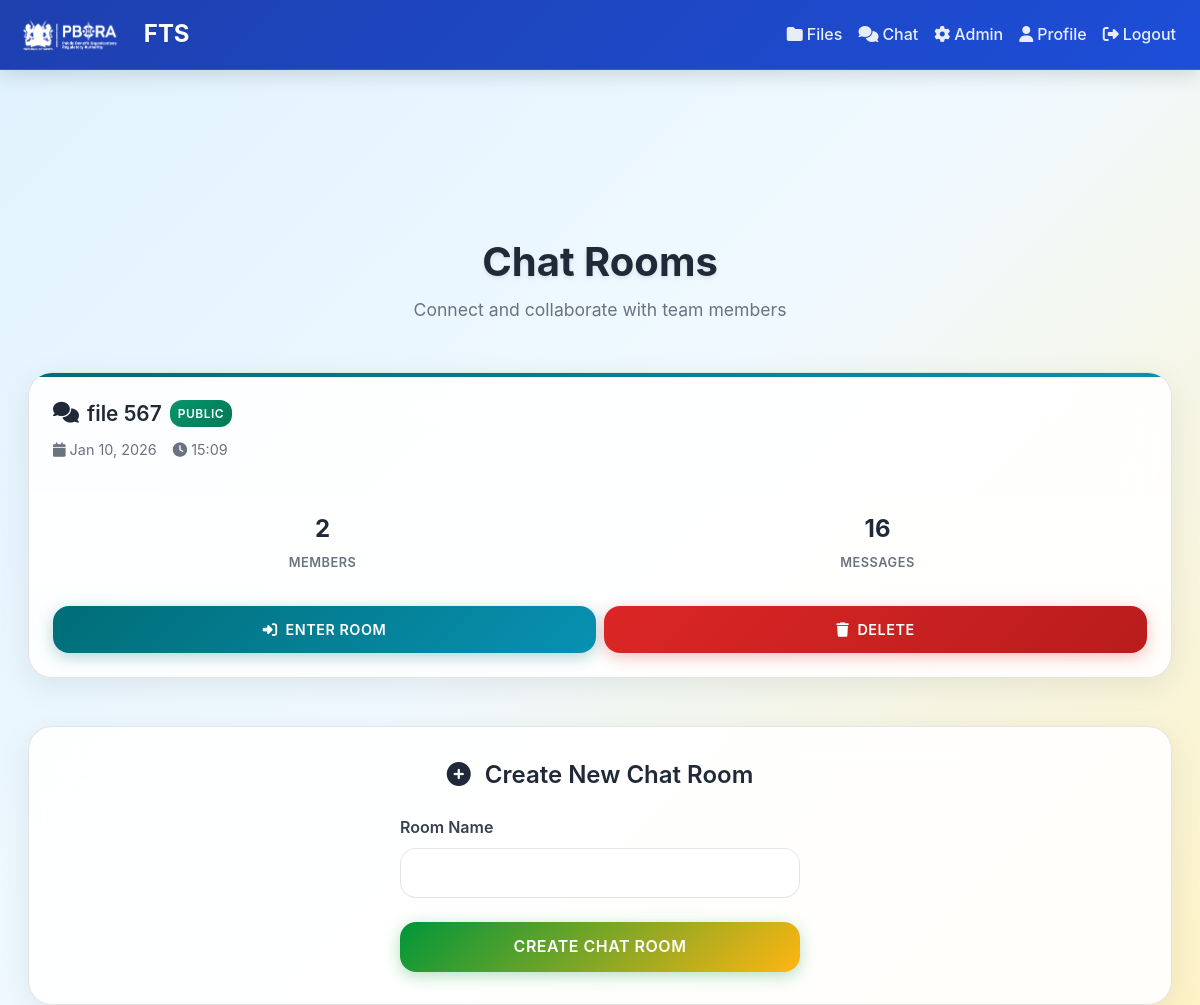
The page /chat/rooms (signed in) on the database its author committed.
### app/models.py (models this page shows)
class ChatRoom(db.Model):
    __tablename__ = "chat_rooms"
    id = db.Column(db.Integer, primary_key=True)
    name = db.Column(db.String(150), nullable=False)
    file_id = db.Column(db.Integer, db.ForeignKey("files.id"), nullable=True)
    is_private = db.Column(db.Boolean, default=False)
    created_at = db.Column(db.DateTime, default=datetime.utcnow)
    messages = db.relationship("ChatMessage", backref="room", lazy=True)
    members = db.relationship("ChatRoomMember", backref="room", lazy=True)
    file = db.relationship("FileRecord")

### app/routes/chat.py (the view)
@bp.route("/rooms")
@login_required
def rooms():
    rooms = ChatRoom.query.all()
    form = CreateChatRoomForm()
    room_unread_counts = {}
    for room in rooms:
        if can_access_chat(current_user, room):
            membership = ChatRoomMember.query.filter_by(room_id=room.id, user_id=current_user.id).first()
            if membership:
                unread_count = ChatMessage.query.filter(
                    ChatMessage.room_id == room.id,
                    ChatMessage.timestamp > membership.last_read_at
                ).count()
                room_unread_counts[room.id] = unread_count
            else:
                room_unread_counts[room.id] = len(room.messages)
        else:
            room_unread_counts[room.id] = 0
    return render_template("chat/rooms.html", rooms=rooms, form=form, room_unread_counts=room_unread_counts)

### app/forms.py
class CreateChatRoomForm(FlaskForm):
    name = StringField("Room Name", validators=[DataRequired()])
    submit = SubmitField("Create Chat Room")

### app/models.py (called while the page is built)
    def is_admin(self):
        return self.role == "admin"

### app/routes/chat.py (called while the page is built, shortened)
def can_access_chat(user, room):
    if user.is_admin():
        return True

### app/templates/chat/rooms.html (shortened to what this page needs)
{% extends "base.html" %}
{% block content %}
<div class="container-fluid mt-5">
    <div class="page-header fade-in-up">
        <h1 class="page-title">Chat Rooms</h1>
        <p class="page-subtitle">Connect and collaborate with team members</p>
    </div>
    <div class="rooms-container">
        {% for room in rooms %}
        <div class="room-card fade-in-up">
            {% set unread_count = room_unread_counts.get(room.id, 0) %}
            <div class="room-header">
                <div class="room-name">
                    <i class="fas fa-comments"></i>
                    {{ room.name }}
                    <span class="room-badge badge-{{ 'private' if room.is_private else 'public' }}">
                        {{ 'Private' if room.is_private else 'Public' }}
                    </span>
                </div>
                <div class="room-meta">
                    <span><i class="fas fa-calendar me-1"></i>{{ room.created_at.strftime('%b %d, %Y') }}</span>
                    <span><i class="fas fa-clock me-1"></i>{{ room.created_at.strftime('%H:%M') }}</span>
                </div>
            </div>
            <div class="room-stats">
                <div class="stat-item">
                    <span class="stat-value">{{ room.members|length }}</span>
                    <span class="stat-label">Members</span>
                </div>
                <div class="stat-item">
                    <span class="stat-value">{{ room.messages|length }}</span>
                    <span class="stat-label">Messages</span>
                </div>
            </div>
            <div class="room-actions">
                <a href="{{ url_for('chat.chat_room', room_id=room.id) }}" class="btn-room btn-enter">
                    <i class="fas fa-sign-in-alt"></i>
                    Enter Room
                </a>
                {% if current_user.is_admin() %}
                <a href="{{ url_for('chat.delete_room', room_id=room.id) }}" class="btn-room btn-delete-room">
                    <i class="fas fa-trash"></i>
                    Delete
                </a>
                {% endif %}
            </div>
        </div>
        {% endfor %}
    </div>
    <div class="create-section fade-in-up">
        <h3 class="create-title">
            <i class="fas fa-plus-circle me-2"></i>
            Create New Chat Room
        </h3>
        <form method="POST" action="{{ url_for('chat.create_room') }}" class="create-form">
            <div class="form-group">
                {{ form.name.label(class="form-label") }}
                {{ form.name(class="form-control") }}
            </div>
            {{ form.submit(class="btn-create") }}
        </form>
    </div>
</div>
{% endblock %}

### app/static/css/style.css (style rules this page uses)
:root { --primary-color: #1e40af; --primary-hover: #1d4ed8; --primary-light: #dbeafe; --secondary-color: #059669; --secondary-hover: #047857; --accent-color: #d97706; --accent-hover: #b45309; --text-primary: #111827; --text-secondary: #374151; --text-muted: #6b7280; --bg-primary: #ffffff; --bg-secondary: #f9fafb; --bg-tertiary: #f3f4f6; --border-color: #e5e7eb; --border-hover: #d1d5db; --success-color: #059669; --success-bg: #ecfdf5; --error-color: #dc2626; --error-bg: #fef2f2; --warning-color: #d97706; --warning-bg: #fffbeb; --info-color: #0891b2; --info-bg: #ecfeff; --shadow-sm: 0 1px 2px 0 rgba(0, 0, 0, 0.05); --shadow-md: 0 4px 6px -1px rgba(0, 0, 0, 0.1), 0 2px 4px -1px rgba(0, 0, 0, 0.06); --shadow-lg: 0 10px 15px -3px rgba(0, 0, 0, 0.1), 0 4px 6px -2px rgba(0, 0, 0, 0.05); --shadow-xl: 0 20px 25px -5px rgba(0, 0, 0, 0.1), 0 10px 10px -5px rgba(0, 0, 0, 0.04); --font-size-xs: 0.75rem; --font-size-sm: 0.875rem; --font-size-base: 1rem; --font-size-lg: 1.125rem; --font-size-xl: 1.25rem; --font-size-2xl: 1.5rem; --font-size-3xl: 1.875rem; --font-size-4xl: 2.25rem; --spacing-xs: 0.25rem; --spacing-sm: 0.5rem; --spacing-md: 1rem; --spacing-lg: 1.5rem; --spacing-xl: 2rem; --spacing-2xl: 3rem; --radius-sm: 0.25rem; --radius-md: 0.375rem; --radius-lg: 0.5rem; --radius-xl: 0.75rem; --radius-2xl: 1rem; --transition-fast: 0.15s ease-in-out; --transition-normal: 0.3s ease-in-out; --transition-slow: 0.5s ease-in-out; }
body { font-family: 'Inter', -apple-system, BlinkMacSystemFont, 'Segoe UI', Roboto, 'Helvetica Neue', Arial, sans-serif; font-size: var(--font-size-base); line-height: 1.6; color: var(--text-primary); background-color: var(--bg-secondary); -webkit-font-smoothing: antialiased; -moz-osx-font-smoothing: grayscale; }
h1, h2, h3, h4, h5, h6 { font-weight: 600; line-height: 1.3; margin-bottom: var(--spacing-md); color: var(--text-primary); }
h1 { font-size: var(--font-size-3xl); }
h3 { font-size: var(--font-size-xl); }
p { margin-bottom: var(--spacing-md); color: var(--text-secondary); }
.form-control, .form-select { border: 2px solid var(--border-color); border-radius: var(--radius-md); padding: var(--spacing-sm) var(--spacing-md); font-size: var(--font-size-base); transition: all var(--transition-fast); background: var(--bg-primary); color: var(--text-primary); }
.form-control::placeholder { color: var(--text-muted); }
.form-label { font-weight: 500; color: var(--text-primary); margin-bottom: var(--spacing-sm); }

### app/templates/base.html (style rules this page uses)
:root { --content-max-width: 1200px; --sidebar-width: 280px; --header-height: 70px; }
body { background: linear-gradient(135deg, #f8fafc 0%, #f1f5f9 50%, #fef3c7 100%); min-height: 100vh; font-family: 'Inter', -apple-system, BlinkMacSystemFont, 'Segoe UI', Roboto, sans-serif; line-height: 1.6; color: #1f2937; overflow-x: hidden; }

### rows shown on the page
ChatRoom: name "file 567", is_private "PUBLIC", created_at "Jan 10, 2026", created_at "15:09", members|length "2", messages|length "16"
